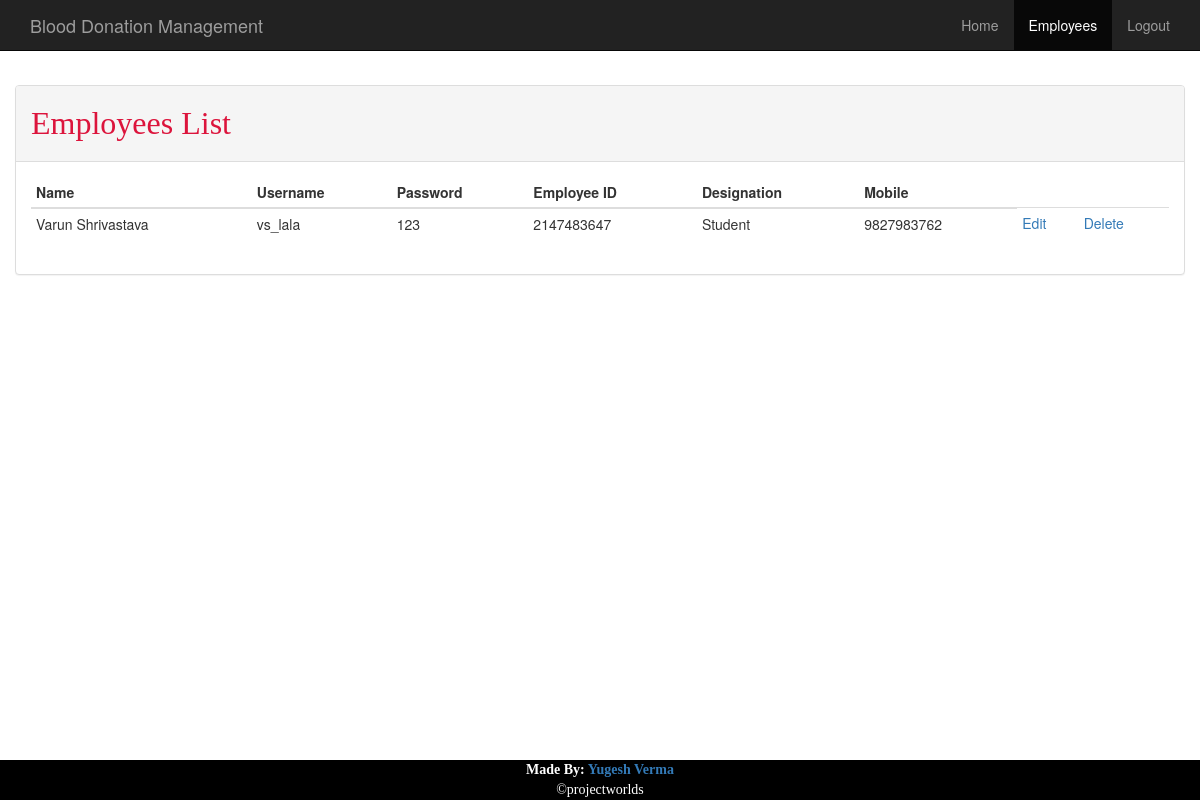
The page /admin/employee.php (signed in) on the database its author committed.
### tables this page shows
CREATE TABLE IF NOT EXISTS `employees` (
  `id` int(11) NOT NULL AUTO_INCREMENT,
  `f_name` varchar(35) NOT NULL,
  `m_name` varchar(15) DEFAULT NULL,
  `l_name` varchar(35) NOT NULL,
  `username` varchar(15) NOT NULL,
  `password` varchar(15) NOT NULL,
  `b_day` date NOT NULL,
  `prc_nr` int(25) NOT NULL,
  `designation` varchar(35) NOT NULL,
  `landline` varchar(10) DEFAULT NULL,
  `mobile_nr` varchar(11) NOT NULL,
  PRIMARY KEY (`id`),
  UNIQUE KEY `username` (`username`),
  UNIQUE KEY `prc_nr` (`prc_nr`)
);

### admin/php/DBConnect.php (called while the page is built, shortened)
<?php
class DBConnect {
    private $db = NULL;
    public function __construct() {
        $dsn = 'mysql:dbname=' . self::DB_NAME . ';host=' . self::DB_SERVER;
        try {
            $this->db = new PDO($dsn, self::DB_USER, self::DB_PASSWORD);
        } catch (PDOException $e) {
            throw new Exception('Connection failed: ' .
            $e->getMessage());
        }
        return $this->db;
    }
    public function getEmployees(){
        $stmt = $this->db->prepare("SELECT * FROM employees");
        $stmt->execute();
        return $stmt->fetchAll();
    }
}

### admin/employee.php (the view, shortened to what this page needs)
<?php
require_once 'php/DBConnect.php';
$db = new DBConnect();
$db->auth();
$employees = $db->getEmployees();
include 'layout/_header.php';
include 'layout/navbar.php';
?>
<div class="container">
    <div class="row">
        <div class="panel panel-default">
            <div class="panel-heading">
                <h5>Employees List</h5>
            </div>
            <div class="panel-body">
                <?php if(isset($employees)): ?>
                <table class="table table-condensed">
                    <thead>
                    <th>Name</th>
                    <th>Username</th>
                    <th>Password</th>
                    <th>Employee ID</th>
                    <th>Designation</th>
                    <th>Mobile</th>
                    </thead>
                    <tbody>
                        <?php foreach($employees as $e): ?>
                        <tr>
                            <td><?= $e['f_name']." ".$e['m_name']." ".$e['l_name']; ?></td>
                            <td><?= $e['username']; ?></td>
                            <td><?= $e['password']; ?></td>
                            <td><?= $e['prc_nr']; ?></td>
                            <td><?= $e['designation']; ?></td>
                            <td><?= $e['mobile_nr']; ?></td>
                            <td><a href="edit.php?id=<?= $e['id']; ?>">Edit</a></td>
                            <td><a href="delete.php?id=<?= $e['id']; ?>">Delete</a></td>
                        </tr>
                        <?php endforeach; ?>
                    </tbody>
                </table>
                <?php endif; ?>
            </div>
        </div>
    </div>
</div>
<?php include 'layout/_footer.php'; ?>

### admin/css/mystyle.css (style rules this page uses)
body { padding-top: 3.2em; }
h5 { font-size: xx-large; font-family: "Cantarell",cursive; color: crimson; }

### rows shown on the page
employees: f_name "Varun", l_name "Shrivastava", username "vs_lala", password "123", prc_nr "2147483647", designation "Student", mobile_nr "9827983762"
